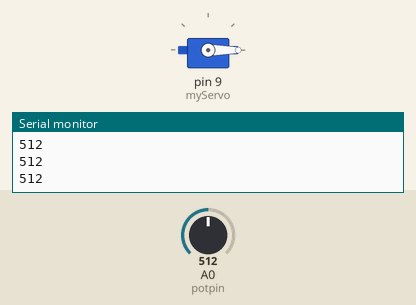
Recording of a sketch running on a simulated Arduino Uno, built with avr-gcc and run on an emulated ATmega328P. On the bench: servo, the last lines printed to the serial monitor. Inputs (shaded band) come from the test bench; at power-on: A0 (potpin) = 512.

Above: at 1.2 s.
1.3 s: A0 (potpin) set to 122
At 2.4 s:
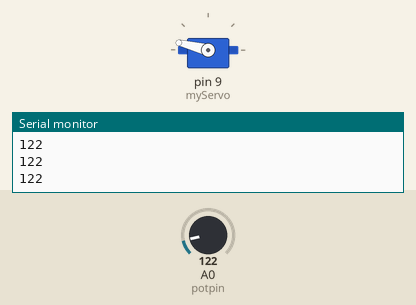
2.8 s: A0 (potpin) set to 0
At 3.3 s:
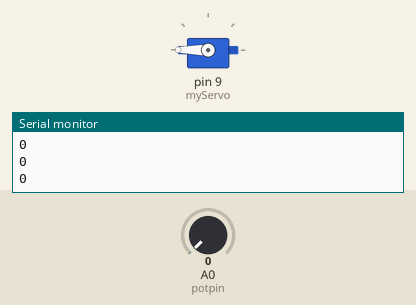
4.3 s: A0 (potpin) set to 306
At 5.7 s:
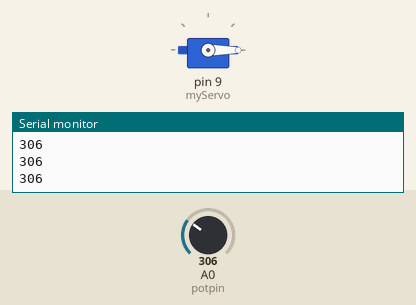
Timing chart, 0 to 7.3 s (numbered marks = the images above; inputs shaded):
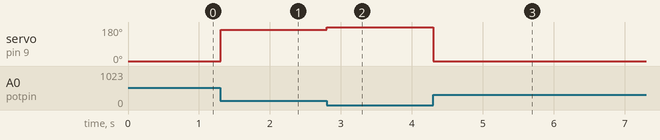

The sketch:

flex_sensor.ino
```cpp
#include <Servo.h>

Servo myServo;
int potpin = A0;

int val;

void setup() {
  Serial.begin(9600);
  myServo.attach(9);
}


void loop() {
  val = analogRead(potpin);
  Serial.println(val);
  val = map(val, 286, 110, 0, 179);
  myServo.write(val);
  delay(15);
}
```

Measured:
- after the input at 1.3 s, servo on pin 9 (myServo): 0° → 166° at once
- after the input at 2.8 s, servo on pin 9 (myServo): 166° → 180° at once
- after the input at 4.3 s, servo on pin 9 (myServo): 180° → 0° at once
